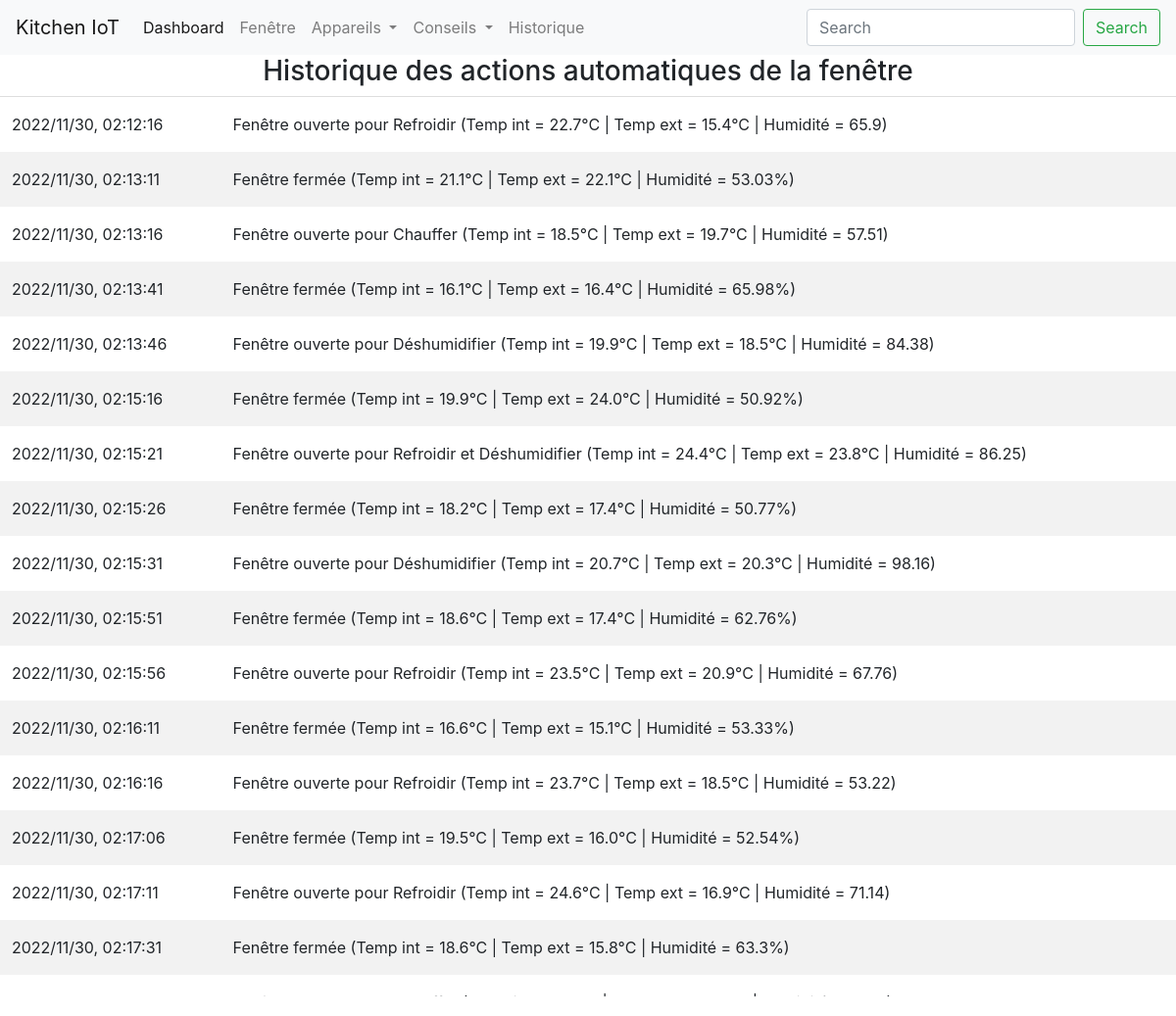
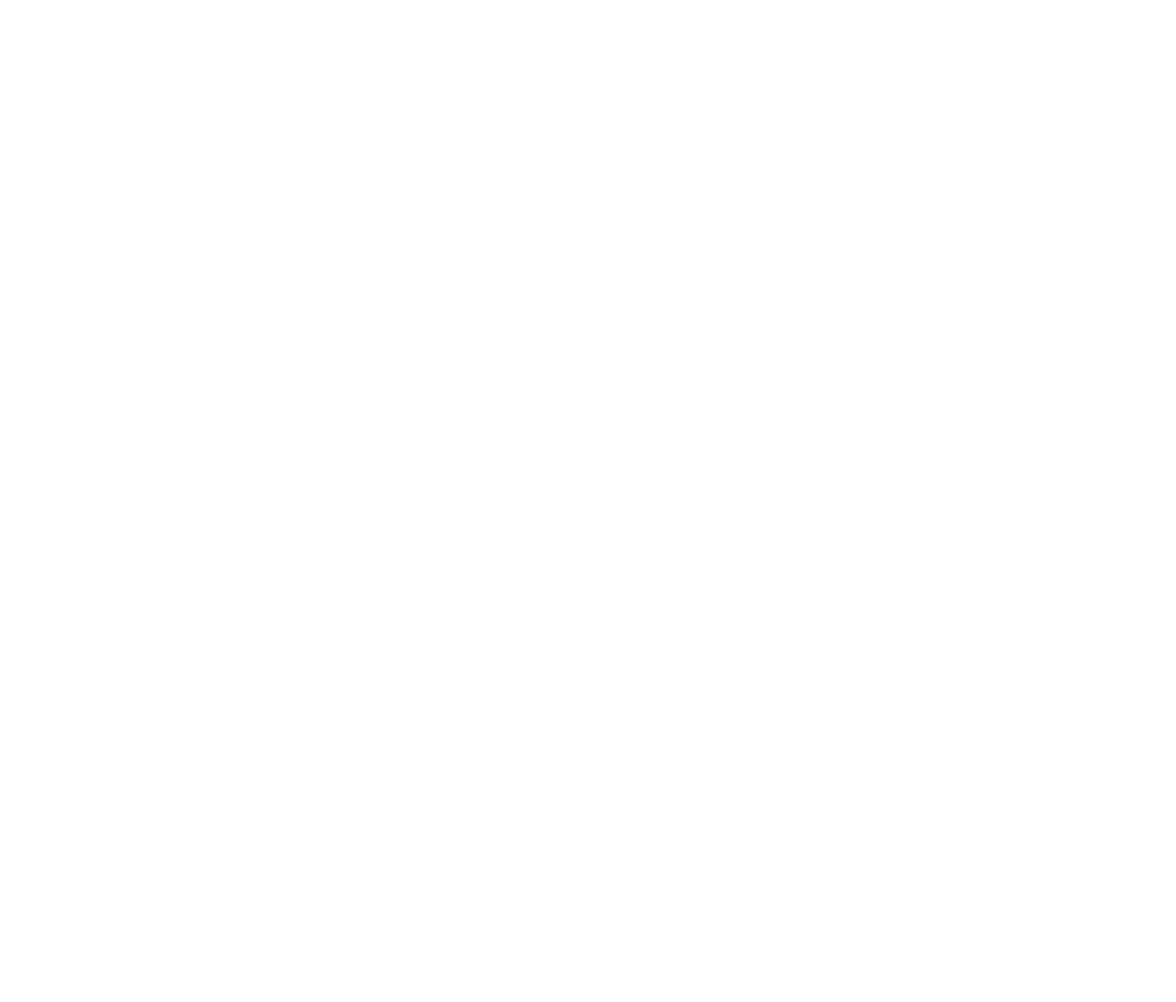
Before: /window/ with the older database file (2 pictures, top to bottom).
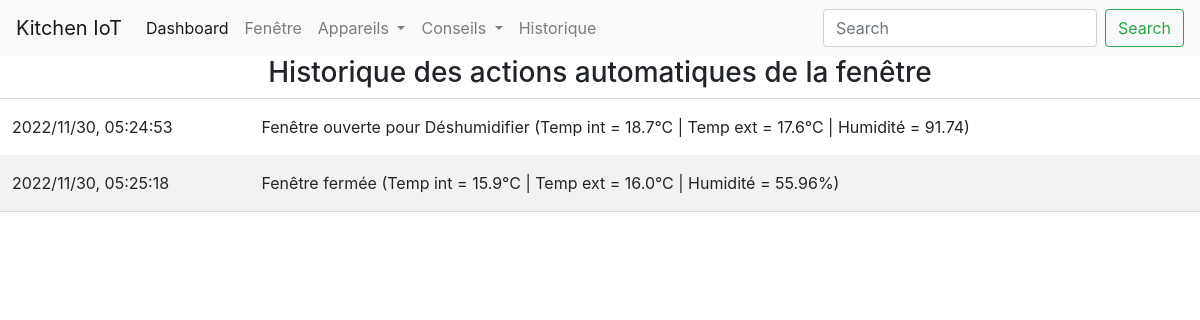
After: the same page with the newer database file.
### app/models.py (models this page shows, shortened)
class WindowLog(db.Model):
    __tablename__ = "window_log"
    id = db.Column(db.Integer, primary_key=True, autoincrement=True)
    action = db.Column(db.String, nullable=False)
    datetime = db.Column(db.DateTime, nullable=False)
    def get_serializable_action(self):
        return {"datetime":self.datetime.strftime("%Y/%m/%d, %H:%M:%S"), "action":self.action}

### app/routes.py (the view)
@app.route("/window/")
def window():
    with app.app_context():
        log = list(map(lambda x: x.get_serializable_action(), list(WindowLog.query.all())))
    return render_template("log.html", log=log)

### app/templates/log.html (shortened to what this page needs)
{% extends "index.html" %}
{% block content %}
<head>
    <link rel="stylesheet" href="{{url_for('static', filename='css/window.css')}}" />
</head>
<body>
<div class="main">
        <h3 style="text-align: center;">Historique des actions automatiques de la fenêtre</h3>
        <table id="window_log">
            {% for action in log %}
            <tr>
                <td>{{action["datetime"]}}</td>
                <td>{{action["action"]}}</td>
            </tr>
            {% endfor %}
        </table>
    </div>
</body>
{% endblock %}

### app/templates/index.html (shortened to what this page needs)
<!DOCTYPE html>
<html lang="en">
<head>
    <link rel="stylesheet" href="https://stackpath.bootstrapcdn.com/bootstrap/4.4.1/css/bootstrap.min.css"
>
</head>
<body>
    <nav class="navbar navbar-expand-lg navbar-light bg-light">
        <a class="navbar-brand" href="#">Kitchen IoT</a>
        <div class="collapse navbar-collapse" id="navbarSupportedContent">
            <ul class="navbar-nav mr-auto">
                <li class="nav-item active">
                    <a class="nav-link" href="/">Dashboard <span class="sr-only">(current)</span></a>
                </li>
                <li class="nav-item">
                <li class="nav-item">
                    <a class="nav-link" href="/window">Fenêtre</a>
                </li>
                <li class="nav-item dropdown">
                    <a class="nav-link dropdown-toggle" href="#" id="navbarDropdown" role="button" data-toggle="dropdown"
                       aria-haspopup="true" aria-expanded="false">
                        Appareils
                    </a>
                </li>
                <li class="nav-item dropdown">
                    <a class="nav-link dropdown-toggle" href="#" id="navbarDropdown" role="button" data-toggle="dropdown"
                       aria-haspopup="true" aria-expanded="false">
                        Conseils
                    </a>
                </li>
                <li class="nav-item">
                    <a class="nav-link " href="/energy_history">Historique</a>
                </li>
            </ul>
            <form class="form-inline my-2 my-lg-0">
                <input class="form-control mr-sm-2" type="search" placeholder="Search" aria-label="Search">
                <button class="btn btn-outline-success my-2 my-sm-0" type="submit">Search</button>
            </form>
        </div>
    </nav>
    {% block content %}
    {% endblock %}
</body>

### app/static/css/window.css (style rules this page uses)
* { box-sizing: border-box; }
.main { margin-left:-5px; margin-right:-5px; }
table { border-collapse: collapse; border-spacing: 0; width: 100%; border: 1px solid #ddd; }
th, td { text-align: left; padding: 16px; }
tr:nth-child(even) { background-color: #f2f2f2; }

Changed rows visible on the page:
removed WindowLog: datetime "2022/11/30, 02:13:16", action "Fenêtre ouverte pour Chauffer (Temp int = 18.5°C | Temp ext = 19.7°C | Humidité = 57.51)"
removed WindowLog: datetime "2022/11/30, 02:13:41", action "Fenêtre fermée (Temp int = 16.1°C | Temp ext = 16.4°C | Humidité = 65.98%)"
removed WindowLog: datetime "2022/11/30, 02:13:46", action "Fenêtre ouverte pour Déshumidifier (Temp int = 19.9°C | Temp ext = 18.5°C | Humidité = 84.38)"
removed WindowLog: datetime "2022/11/30, 02:15:16", action "Fenêtre fermée (Temp int = 19.9°C | Temp ext = 24.0°C | Humidité = 50.92%)"
removed WindowLog: datetime "2022/11/30, 02:15:21", action "Fenêtre ouverte pour Refroidir et Déshumidifier (Temp int = 24.4°C | Temp ext = 23.8°C | Humidité = 86.25)"
removed WindowLog: datetime "2022/11/30, 02:15:26", action "Fenêtre fermée (Temp int = 18.2°C | Temp ext = 17.4°C | Humidité = 50.77%)"
removed WindowLog: datetime "2022/11/30, 02:15:31", action "Fenêtre ouverte pour Déshumidifier (Temp int = 20.7°C | Temp ext = 20.3°C | Humidité = 98.16)"
removed WindowLog: datetime "2022/11/30, 02:15:51", action "Fenêtre fermée (Temp int = 18.6°C | Temp ext = 17.4°C | Humidité = 62.76%)"
removed WindowLog: datetime "2022/11/30, 02:15:56", action "Fenêtre ouverte pour Refroidir (Temp int = 23.5°C | Temp ext = 20.9°C | Humidité = 67.76)"
removed WindowLog: datetime "2022/11/30, 02:16:11", action "Fenêtre fermée (Temp int = 16.6°C | Temp ext = 15.1°C | Humidité = 53.33%)"
removed WindowLog: datetime "2022/11/30, 02:16:16", action "Fenêtre ouverte pour Refroidir (Temp int = 23.7°C | Temp ext = 18.5°C | Humidité = 53.22)"
removed WindowLog: datetime "2022/11/30, 02:17:06", action "Fenêtre fermée (Temp int = 19.5°C | Temp ext = 16.0°C | Humidité = 52.54%)"
removed WindowLog: datetime "2022/11/30, 02:17:11", action "Fenêtre ouverte pour Refroidir (Temp int = 24.6°C | Temp ext = 16.9°C | Humidité = 71.14)"
removed WindowLog: datetime "2022/11/30, 02:17:31", action "Fenêtre fermée (Temp int = 18.6°C | Temp ext = 15.8°C | Humidité = 63.3%)"
removed WindowLog: action "Fenêtre ouverte pour Chauffer (Temp int = 15.3°C | Temp ext = 19.9°C | Humidité = 94.61)"
changed WindowLog: datetime "2022/11/30, 02:12:16" → "2022/11/30, 05:24:53"; action "Fenêtre ouverte pour Refroidir (Temp int = 22.7°C | Temp ext = 15.4°C | Humidité = 65.9)" → "Fenêtre ouverte pour Déshumidifier (Temp int = 18.7°C | Temp ext = 17.6°C | Humidité = 91.74)"
changed WindowLog: datetime "2022/11/30, 02:13:11" → "2022/11/30, 05:25:18"; action "Fenêtre fermée (Temp int = 21.1°C | Temp ext = 22.1°C | Humidité = 53.03%)" → "Fenêtre fermée (Temp int = 15.9°C | Temp ext = 16.0°C | Humidité = 55.96%)"
